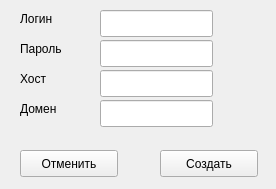
<?xml version="1.0" encoding="UTF-8"?>
<ui version="4.0">
 <class>accountAddForm</class>
 <widget class="QMainWindow" name="accountAddForm">
  <property name="geometry">
   <rect>
    <x>0</x>
    <y>0</y>
    <width>276</width>
    <height>189</height>
   </rect>
  </property>
  <property name="windowTitle">
   <string>MainWindow</string>
  </property>
  <widget class="QWidget" name="centralwidget">
   <widget class="QPushButton" name="pushButton">
    <property name="geometry">
     <rect>
      <x>160</x>
      <y>150</y>
      <width>98</width>
      <height>27</height>
     </rect>
    </property>
    <property name="text">
     <string>Создать</string>
    </property>
   </widget>
   <widget class="QPushButton" name="pushButton_2">
    <property name="geometry">
     <rect>
      <x>20</x>
      <y>150</y>
      <width>98</width>
      <height>27</height>
     </rect>
    </property>
    <property name="text">
     <string>Отменить</string>
    </property>
   </widget>
   <widget class="QLabel" name="label">
    <property name="geometry">
     <rect>
      <x>20</x>
      <y>10</y>
      <width>67</width>
      <height>17</height>
     </rect>
    </property>
    <property name="text">
     <string>Логин</string>
    </property>
   </widget>
   <widget class="QLabel" name="label_2">
    <property name="geometry">
     <rect>
      <x>20</x>
      <y>40</y>
      <width>67</width>
      <height>17</height>
     </rect>
    </property>
    <property name="text">
     <string>Пароль</string>
    </property>
   </widget>
   <widget class="QLabel" name="label_3">
    <property name="geometry">
     <rect>
      <x>20</x>
      <y>70</y>
      <width>67</width>
      <height>17</height>
     </rect>
    </property>
    <property name="text">
     <string>Хост</string>
    </property>
   </widget>
   <widget class="QLabel" name="label_4">
    <property name="geometry">
     <rect>
      <x>20</x>
      <y>100</y>
      <width>67</width>
      <height>17</height>
     </rect>
    </property>
    <property name="text">
     <string>Домен</string>
    </property>
   </widget>
   <widget class="QLineEdit" name="leLogin">
    <property name="geometry">
     <rect>
      <x>100</x>
      <y>10</y>
      <width>113</width>
      <height>27</height>
     </rect>
    </property>
   </widget>
   <widget class="QLineEdit" name="lePass">
    <property name="geometry">
     <rect>
      <x>100</x>
      <y>40</y>
      <width>113</width>
      <height>27</height>
     </rect>
    </property>
   </widget>
   <widget class="QLineEdit" name="leHost">
    <property name="geometry">
     <rect>
      <x>100</x>
      <y>70</y>
      <width>113</width>
      <height>27</height>
     </rect>
    </property>
   </widget>
   <widget class="QLineEdit" name="leDomain">
    <property name="geometry">
     <rect>
      <x>100</x>
      <y>100</y>
      <width>113</width>
      <height>27</height>
     </rect>
    </property>
   </widget>
  </widget>
 </widget>
 <resources/>
 <connections/>
</ui>
